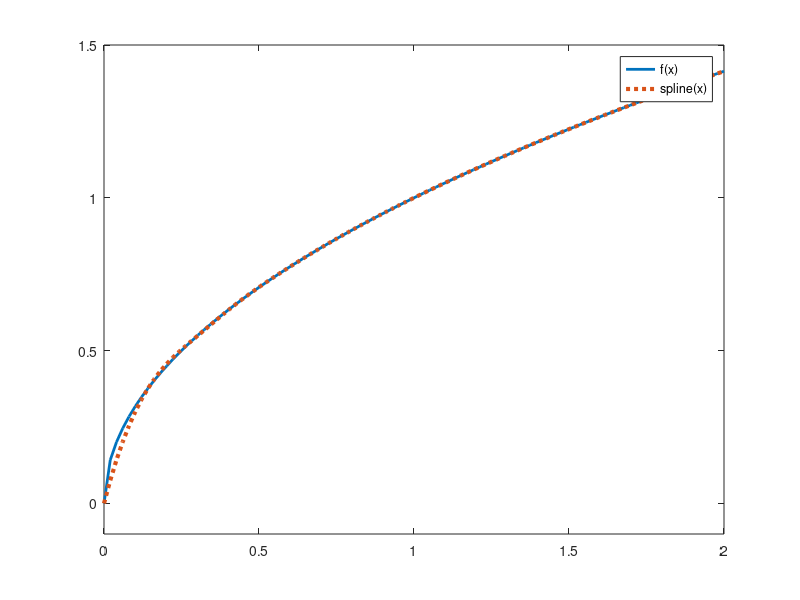

The MATLAB script that drew this image:
%%Question 5c 
a = 0; 
b = 2;
x = linspace(a,b,15);
y = sqrt(x);

%%p = polyfit(x,y,14)

x_plotted = linspace(a,b,100);
f = sqrt(x);
y_spline = spline(x,f,x_plotted)
f = sqrt(x_plotted)

%PLOT 3
plot(x_plotted,f,"-","LineWidth",2)
hold on
plot(x_plotted,y_spline,":",'LineWidth',3)
legend("f(x)","spline(x)")
ylim([-0.1 1.5])
hold off
%END OF PLOT 3